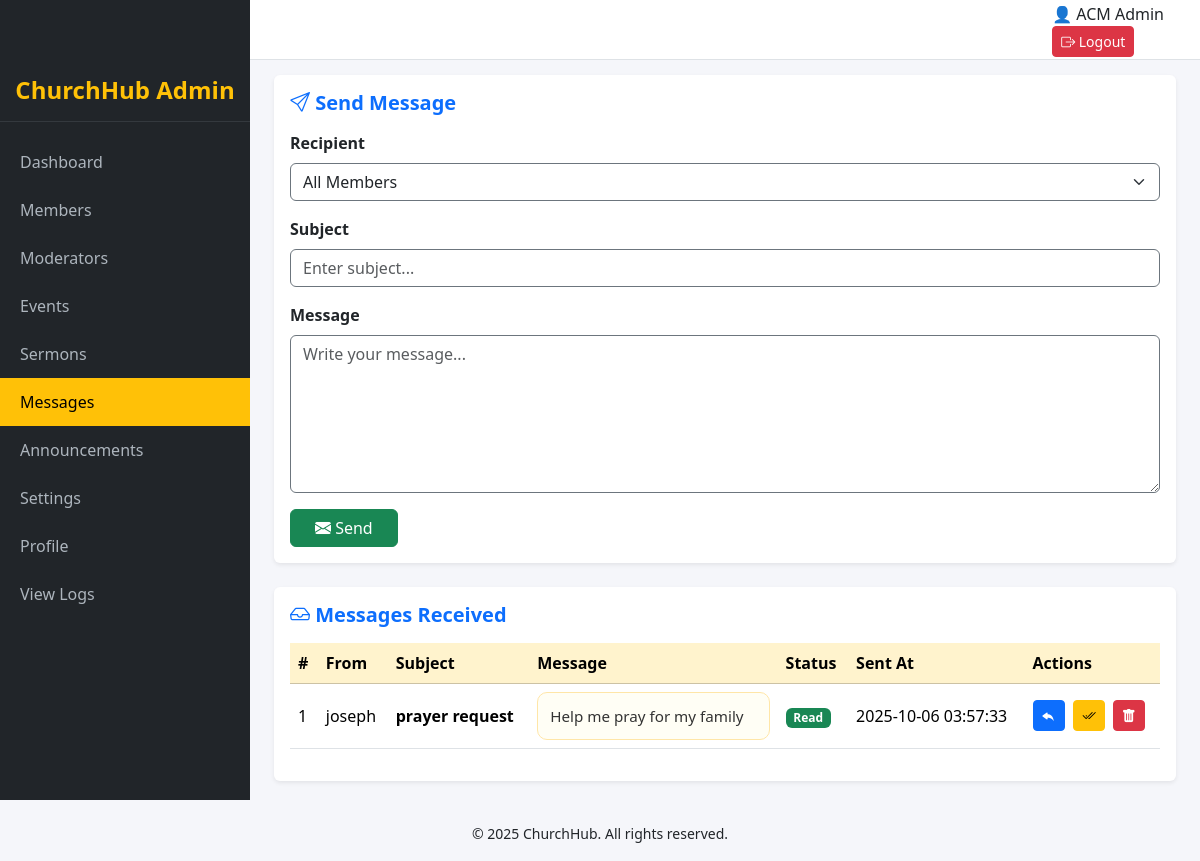
The page /admin/messages.php (signed in) on the database its author committed.
### tables this page shows
CREATE TABLE `messages` (
  `message_id` int(11) NOT NULL,
  `sender_id` int(11) DEFAULT NULL,
  `receiver_id` int(11) DEFAULT NULL,
  `subject` varchar(150) DEFAULT NULL,
  `body` text DEFAULT NULL,
  `sent_at` datetime DEFAULT current_timestamp(),
  `status` enum('read','unread') DEFAULT 'unread',
  `receiver_type` enum('admin','member') NOT NULL DEFAULT 'admin'
);

CREATE TABLE `members` (
  `member_id` int(11) NOT NULL,
  `full_name` varchar(100) NOT NULL,
  `email` varchar(100) NOT NULL,
  `password` varchar(255) NOT NULL,
  `phone` varchar(20) DEFAULT NULL,
  `address` varchar(255) DEFAULT NULL,
  `status` enum('active','inactive') DEFAULT 'active',
  `created_at` datetime DEFAULT current_timestamp(),
  `profile_image` varchar(255) DEFAULT NULL,
  `role` enum('member','moderator','admin') NOT NULL DEFAULT 'member'
);

### admin/messages.php (the view, shortened to what this page needs)
<?php
include_once 'includes/header.php';
include_once 'includes/sidebar.php';
$admin_id = $_SESSION['admin_id'];
$messages = $conn->query("
    SELECT m.*, mb.full_name AS member_name
    FROM messages m
    LEFT JOIN members mb ON m.sender_id = mb.member_id
    WHERE m.receiver_id = $admin_id
    ORDER BY m.sent_at DESC
");
?>
<div class="container-fluid px-4">
    <div class="d-flex justify-content-between align-items-center mb-4">
        <h3 class="fw-bold text-dark border-bottom pb-2">📩 Messages</h3>
        <a href="sent_messages.php" class="btn btn-warning fw-semibold">
        </a>
    </div>
    <div class="card mb-4 shadow-sm border-0">
        <div class="card-body">
            <h5 class="fw-bold mb-3 text-primary"><i class="bi bi-send"></i> Send Message</h5>
            <form method="POST">
                <div class="mb-3">
                    <label class="form-label fw-semibold">Recipient</label>
                    <select name="receiver_id" class="form-select border-secondary" required>
                        <option value="0">All Members</option>
                    </select>
                </div>
                <div class="mb-3">
                    <label class="form-label fw-semibold">Subject</label>
                    <input type="text" name="subject" class="form-control border-secondary" placeholder="Enter subject..." required>
                </div>
                <div class="mb-3">
                    <label class="form-label fw-semibold">Message</label>
                    <textarea name="body" class="form-control border-secondary" rows="6" placeholder="Write your message..." required></textarea>
                </div>
                <button type="submit" class="btn btn-success px-4"><i class="bi bi-envelope-fill"></i> Send</button>
            </form>
        </div>
    </div>
    <div class="card shadow-sm border-0">
        <div class="card-body" style="max-height: 850px; overflow-y: auto;">
            <h5 class="fw-bold mb-3 text-primary"><i class="bi bi-inbox"></i> Messages Received</h5>
            <table class="table table-hover align-middle">
                <thead class="table-warning">
                    <tr>
                        <th>#</th>
                        <th>From</th>
                        <th>Subject</th>
                        <th>Message</th>
                        <th>Status</th>
                        <th>Sent At</th>
                        <th>Actions</th>
                    </tr>
                </thead>
                <tbody>
                    <?php
                    if ($messages->num_rows > 0) {
                        $count = 1;
                        while ($msg = $messages->fetch_assoc()) {
                            echo "<tr>";
                            echo "<td>{$count}</td>";
                            echo "<td>" . htmlspecialchars($msg['member_name'] ?? 'Unknown') . "</td>";
                            echo "<td><strong>" . htmlspecialchars($msg['subject']) . "</strong></td>";
                            echo "<td>
                                    <div class='message-box'>" . nl2br(htmlspecialchars($msg['body'])) . "</div>
                                  </td>";
                            echo "<td><span class='badge " . ($msg['status'] == 'read' ? 'bg-success' : 'bg-secondary') . "'>" . ucfirst($msg['status']) . "</span></td>";
                            echo "<td>" . htmlspecialchars($msg['sent_at']) . "</td>";
                            echo "<td>
                                <a href='reply_message.php?id={$msg['message_id']}' class='btn btn-sm btn-primary me-1'><i class='bi bi-reply-fill'></i></a>
                                <a href='messages.php?mark_read={$msg['message_id']}' class='btn btn-sm btn-warning me-1'><i class='bi bi-check2-all'></i></a>
                                <a href='messages.php?delete={$msg['message_id']}' class='btn btn-sm btn-danger' onclick=\"return confirm('Delete this message?');\"><i class='bi bi-trash-fill'></i></a>
                            </td>";
                            echo "</tr>";
                            $count++;
                        }
                    } else {
                        echo "<tr><td colspan='7' class='text-center text-muted'>No messages found.</td></tr>";
                    }
                    ?>
                </tbody>
            </table>
        </div>
    </div>
</div>
<?php include_once 'includes/footer.php'; ?>

### admin/includes/header.php (shortened to what this page needs)
<?php
require_once __DIR__ . '/../../includes/db.php';
$user = null;
if (isset($_SESSION['admin_id'])) {
    $user_id = (int) $_SESSION['admin_id'];
    $table = 'admins';
    $id_field = 'admin_id';
    $name_field = 'full_name';
} elseif (isset($_SESSION['moderator_id'])) {
    $user_id = (int) $_SESSION['moderator_id'];
    $table = 'moderators';
    $id_field = 'moderator_id';
    $name_field = 'name';
} else {
    session_destroy();
    header('Location: ../login.php');
    exit;
}
if (isset($conn)) {
    $stmt = $conn->prepare("SELECT $id_field, $name_field FROM $table WHERE $id_field = ? LIMIT 1");
    $stmt->bind_param('i', $user_id);
    $stmt->execute();
    $user = $stmt->get_result()->fetch_assoc() ?: null;
}
$user_name = $user[$name_field];
?>
<!doctype html>
<html lang="en">
<head>
<link href="https://cdn.jsdelivr.net/npm/bootstrap@5.3.3/dist/css/bootstrap.min.css" rel="stylesheet">
<link href="https://cdn.jsdelivr.net/npm/bootstrap-icons@1.11.3/font/bootstrap-icons.css" rel="stylesheet">
</head>
<body>
<div class="topbar d-flex justify-content-between align-items-center">
    <div class="d-flex align-items-center gap-2">
        <h5>Admin Dashboard</h5>
    </div>
    <div>
        <span class="me-3 d-flex align-items-center">
            <?php $profile_img = "../uploads/profiles/admin_$user_id.png"; if (file_exists($profile_img)): ?><img src="<?php echo $profile_img; ?>" alt="Profile" style="height: 30px; width: 30px; border-radius: 50%; margin-right: 5px;"><?php else: ?>👤<?php endif; ?>
            <?= htmlspecialchars($user_name); ?>
        </span>
        <a href="../logout.php" class="btn btn-sm btn-danger"><i class="bi bi-box-arrow-right"></i> Logout</a>
    </div>
</div>
<div class="main-content">
<?php include_once "sidebar.php"; ?>

### admin/includes/header.php (style rules this page uses)
body { font-family:'Segoe UI', Tahoma, Geneva, Verdana,sans-serif; background:#f5f6fa; margin:0; padding:0; }
.topbar { height:60px; background:#fff; border-bottom:1px solid #dee2e6; padding:10px 20px; position:fixed; top:0; left:0; right:0; display:flex; justify-content:space-between; align-items:center; z-index:1050; }
.topbar h5 { margin:0; font-weight:bold; }
.main-content { margin-left: 0; transition: margin-left 0.3s ease; }
@media (min-width:992px) { .main-content { margin-left: 250px; } }

### admin/messages.php (style rules this page uses)
.message-box { max-height: 350px; overflow-y: auto; background: #fffef5; border: 1px solid #ffe6a7; border-radius: 10px; padding: 12px; color: #333; font-size: 0.95rem; line-height: 1.5; }
.table th, .table td { vertical-align: middle !important; }
.btn-warning, .btn-success, .btn-primary, .btn-danger { transition: all 0.2s ease-in-out; }

### rows shown on the page
messages: sender.full_name "joseph", subject "prayer request", body "Help me pray for my family", status "Read", sent_at "2025-10-06 03:57:33"

### other values the page prints
$user_name "ACM Admin"
